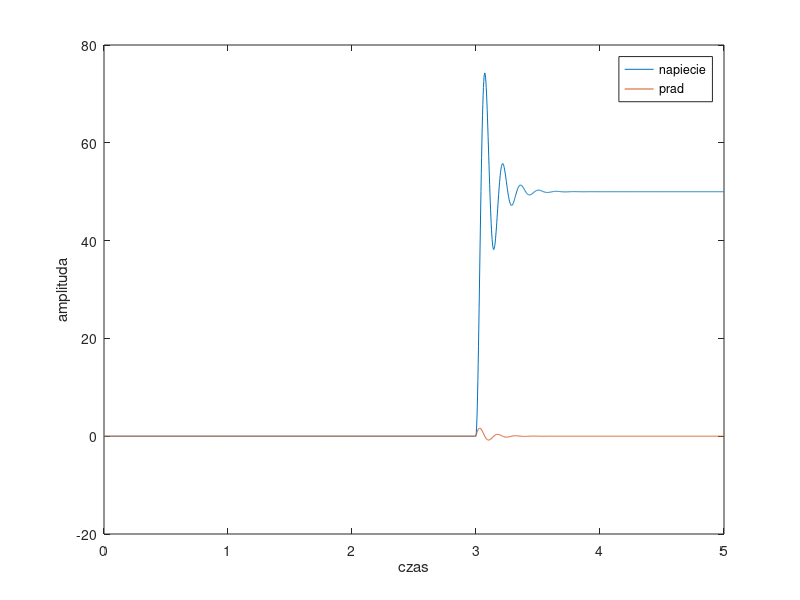

Reproduce this figure in MATLAB.
clear all
close all
clc

fpr=400;
dt=1/fpr;
t0=5;
N=t0/dt;
t=(0:N-1)*dt;

i=[zeros(1,3*N/5) 50*ones(1,2*N/5)];

R=10;
L=0.5;
C=0.001;

A=[0 1/C;-1/L -R/L];
B=[0;1/L];
C=[0 1];
D=[0];

syst=ss(A,B,C,D);
F0=i;
[y,t,X]=lsim(syst,F0,t);

plot(t,X)
xlabel('czas')
ylabel('amplituda')
legend('napiecie','prad')
